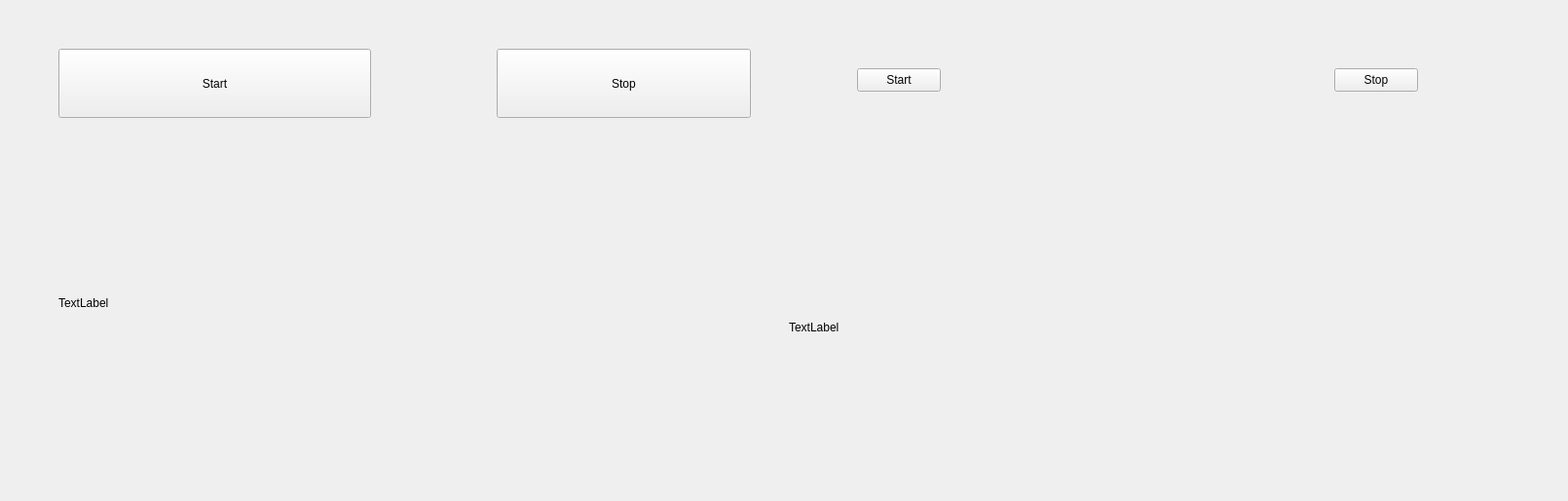
<?xml version="1.0" encoding="UTF-8"?>
<ui version="4.0">
 <class>MainWindow</class>
 <widget class="QMainWindow" name="MainWindow">
  <property name="geometry">
   <rect>
    <x>0</x>
    <y>0</y>
    <width>1610</width>
    <height>514</height>
   </rect>
  </property>
  <property name="windowTitle">
   <string>MainWindow</string>
  </property>
  <widget class="QWidget" name="centralWidget">
   <widget class="QLabel" name="label">
    <property name="geometry">
     <rect>
      <x>60</x>
      <y>160</y>
      <width>701</width>
      <height>301</height>
     </rect>
    </property>
    <property name="text">
     <string>TextLabel</string>
    </property>
   </widget>
   <widget class="QPushButton" name="pushButton">
    <property name="geometry">
     <rect>
      <x>60</x>
      <y>50</y>
      <width>321</width>
      <height>71</height>
     </rect>
    </property>
    <property name="text">
     <string>Start</string>
    </property>
   </widget>
   <widget class="QPushButton" name="pushButton_2">
    <property name="geometry">
     <rect>
      <x>510</x>
      <y>50</y>
      <width>261</width>
      <height>71</height>
     </rect>
    </property>
    <property name="text">
     <string>Stop</string>
    </property>
   </widget>
   <widget class="QPushButton" name="pushButton_3">
    <property name="geometry">
     <rect>
      <x>880</x>
      <y>70</y>
      <width>86</width>
      <height>24</height>
     </rect>
    </property>
    <property name="text">
     <string>Start</string>
    </property>
   </widget>
   <widget class="QPushButton" name="pushButton_4">
    <property name="geometry">
     <rect>
      <x>1370</x>
      <y>70</y>
      <width>86</width>
      <height>24</height>
     </rect>
    </property>
    <property name="text">
     <string>Stop</string>
    </property>
   </widget>
   <widget class="QLabel" name="label_2">
    <property name="geometry">
     <rect>
      <x>810</x>
      <y>190</y>
      <width>761</width>
      <height>291</height>
     </rect>
    </property>
    <property name="text">
     <string>TextLabel</string>
    </property>
   </widget>
  </widget>
 </widget>
 <layoutdefault spacing="6" margin="11"/>
 <resources/>
 <connections/>
</ui>
